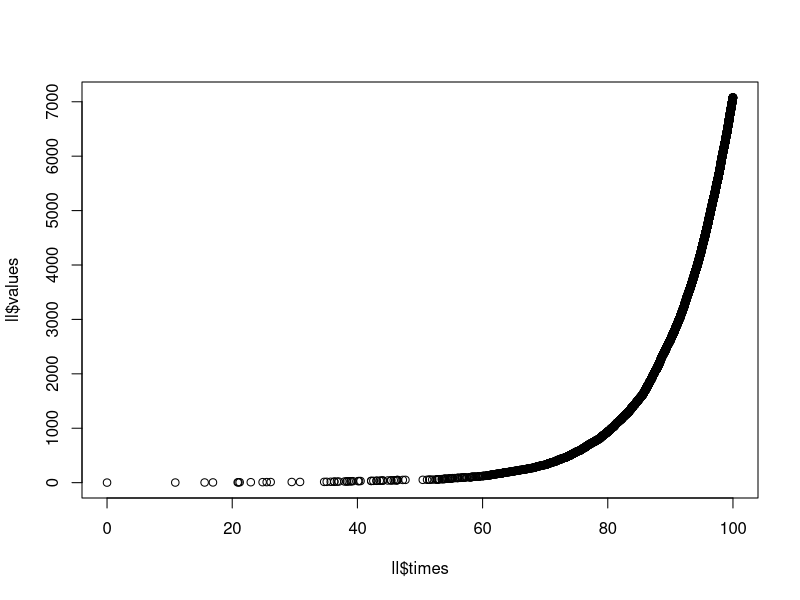
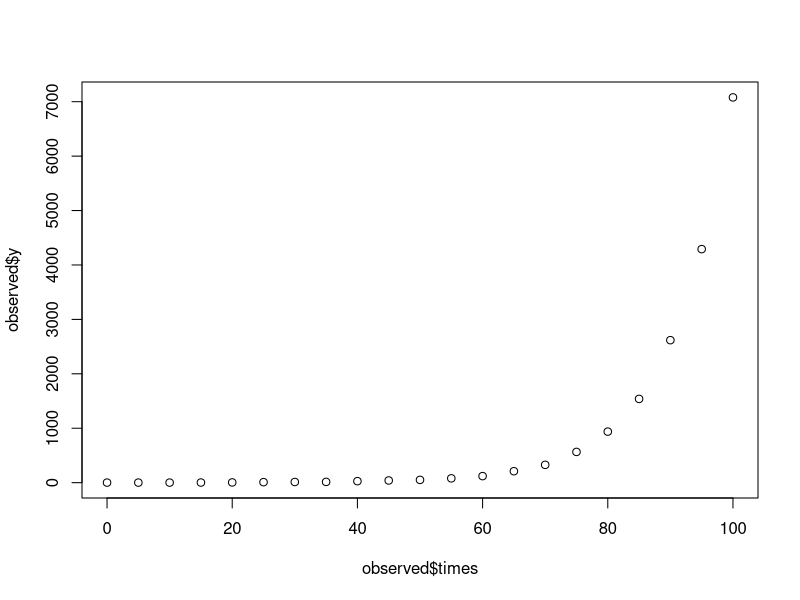
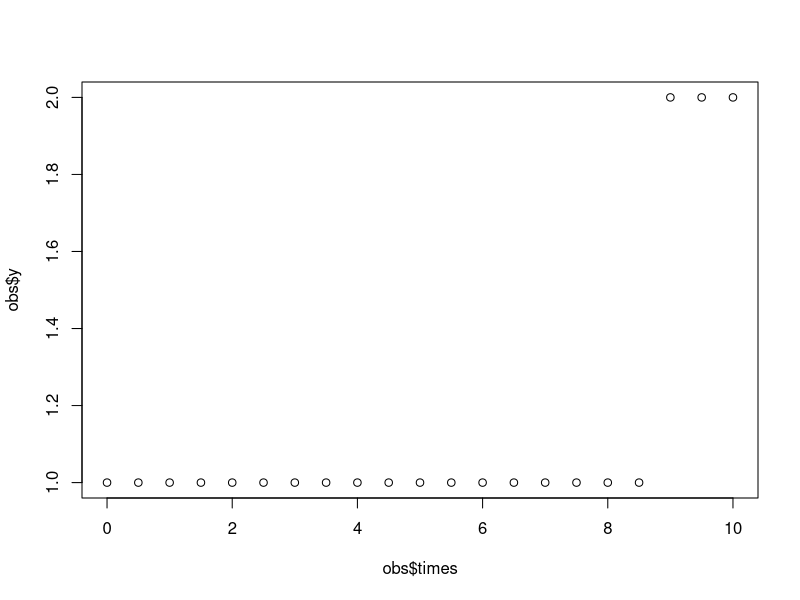
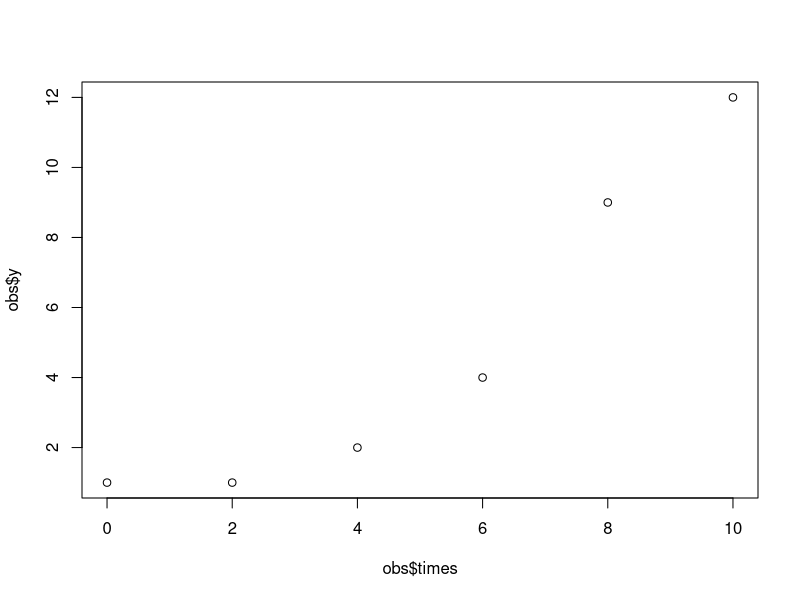

Reproduce these figures in R, in order.
# 07/03/2020

# basic code for 1st attempt of my inference framework

library(tidyverse)

# 1. function to simulate a simple branching process

sim_branching <- function(lambda, tmax=10, y0=1){
  times = 0
  values = y0
  
  y = y0; t = 0
  
  while(t < tmax){
    rate = y * lambda
    delta.t = rexp(1, rate=rate)
    t = t + delta.t
    y = y + 1
    times = c(times, t)
    values = c(values, y)
  }
  
  return(list(times = times, values = values, tmax=tmax))
}

# try it out
ll = sim_branching(0.1, tmax = 100)
plot(ll$times, ll$values)


# 2. a function to obtain discrete step-wise observations

get_discrete_obs <- function(branching_list, tau){
  
  times = branching_list$times
  values = branching_list$values
  tmax = branching_list$tmax

  obs = values[1]
  ts = seq(from=0, to=tmax, by=tau)
  
  for(t in ts){
    if(t!=0){
      ## find the event time t_i such that t_i <= t < t_{i+1}
      ind = max(which(times <= t))
      y_t = values[ind]
      obs = c(obs, y_t)
    }
  }
  
  return(list(times=ts, y=obs))
}

## try it out
observed = get_discrete_obs(ll, 5)
plot(observed$times, observed$y)


# 3. a function for iterative GLS procedure for Exponential function X
iGLS_exp <- function(observed, init.param, tol=1e-4){
  dat = data.frame(times = observed$times, y = observed$y)
  N = nrow(dat)
  
  gammaA = NULL
  lambdaA = NULL
  
  xformula = "exp(lambda * times)"
  
  # 0) initial estimate of lambda
  xvalues = exp(init.param * observed$times)
  ww = 1/xvalues
  #xformula = paste("exp(", as.character(init.param), " * times)", sep="") 
  init.fit = nls(as.formula(paste("y",xformula,sep=" ~ ")), data = dat,
                 start = list(lambda = init.param), weights = ww)
  lambda = coef(init.fit) %>% as.numeric()
  lambda.old = init.param
  
  iter = 0
  while(abs(lambda - lambda.old) > tol){
    iter = iter + 1
    # 1) estimate gamma
    xvalues = exp(lambda * observed$times)
    gamma = sum((observed$y - xvalues)^2/xvalues)/(N-1)
    gammaA = c(gammaA, gamma)
    # 2) estimate lambda
    lambda.old = lambda
    ww = 1/(gamma * xvalues)
    this.fit = nls(as.formula(paste("y",xformula,sep=" ~ ")), data = dat,
                   start = list(lambda = lambda.old), weights = ww)
    lambda = coef(this.fit) %>% as.numeric()
    lambdaA = c(lambdaA, lambda)
    # 3) print info
    cat("Iteration", iter, ", lambda =", lambda, "gamma =", gamma, "\n")
  }
  
  return(list(data = dat,
              lambda=lambda, gamma=gamma, 
              lambdaList=lambdaA, gammaList = gammaA))
}

## try it out
Est = iGLS_exp(observed, 0.05)
# estimated lambda = 0.08508203

## using pure NLS?
dat = data.frame(times = observed$times, y = observed$y)
NLS.fit = nls(y~exp(lambda * times), dat, 
              start = list(lambda = 0.2))
coef(NLS.fit)
# lambda 
# 0.08578579

# 4. a function for the entire pipeline
test_iGLS_exp <- function(lambda, tau, init.param, tmax=10, y0=1, tol=1e-4){
  # 1) simulate
  events = sim_branching(lambda, tmax, y0)
  cat("simulation done!\n")
  # 2) discretize
  obs = get_discrete_obs(events, tau)
  cat("Discrete data acquired with stepsize =",tau,"\n")
  plot(obs$times, obs$y)
  # 3) estimate
  res = iGLS_exp(obs, init.param, tol)
  # 4) compare with NLS
  NLS.fit = nls(y~exp(lambda * times), res$data, 
                start = list(lambda = init.param))
  cat("NLS estimate for lambda: ", coef(NLS.fit),"\n")
  
  return(res)
}

## try it out

test1 = test_iGLS_exp(lambda=0.5, tau=0.5, init.param= 0.2)
### works fine; similar to NLS

test2 = test_iGLS_exp(lambda=0.3, tau=2, init.param= 0.2)
### large randomness with Y process
### so should run this repeatedly!!
### (TBD)
